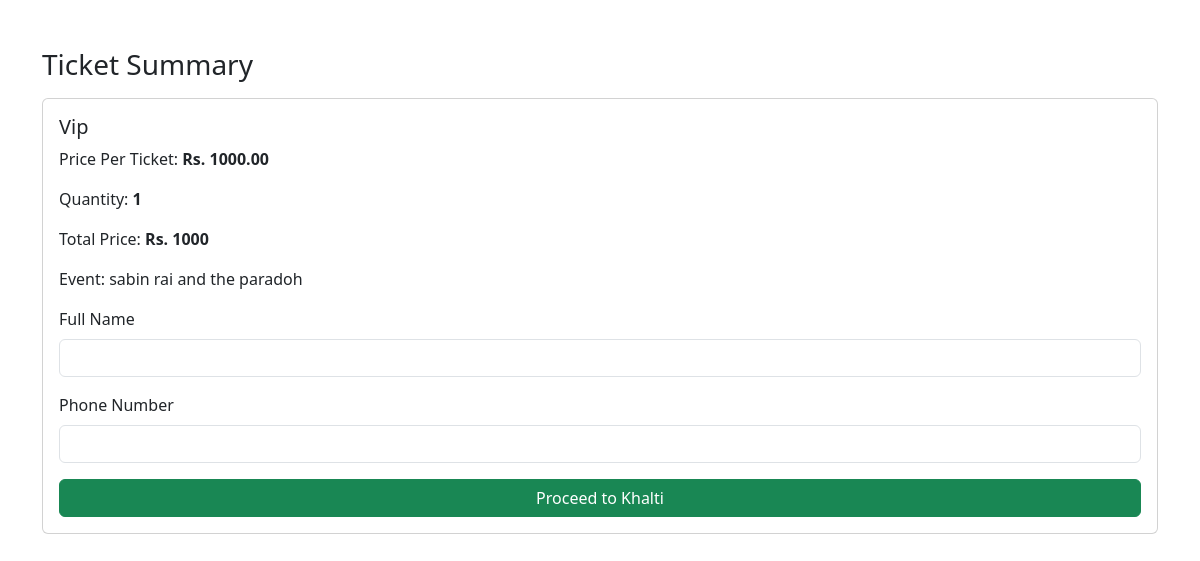
Before: /buy/2/ with the older database file.
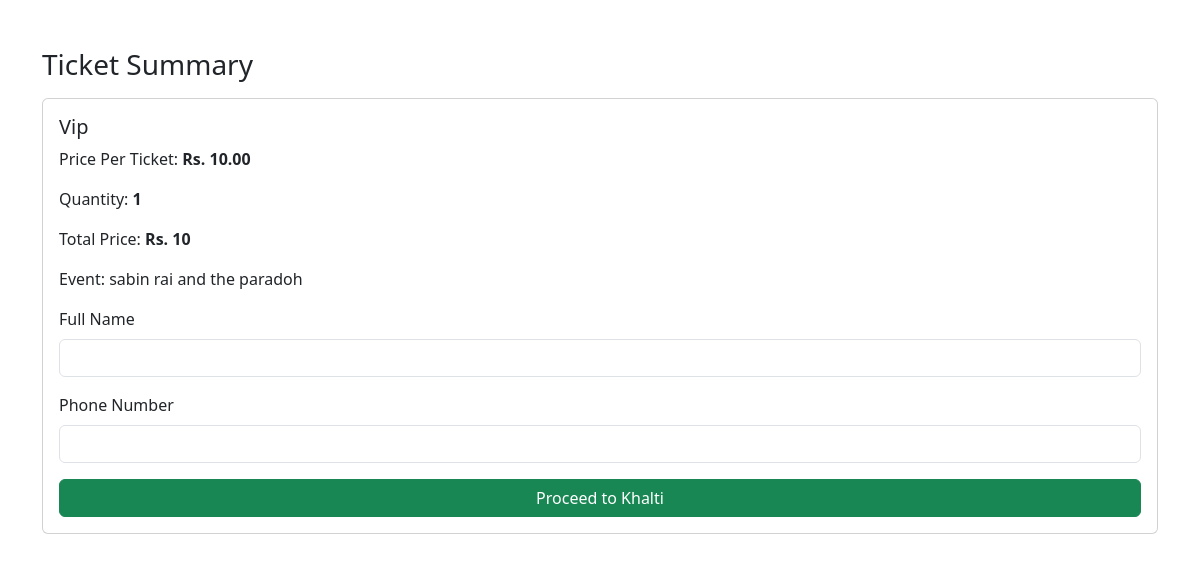
After: the same page with the newer database file.
### ticket/models.py (models this page shows, shortened)
class TicketType(models.Model):
    name = models.CharField(max_length=50)
    price = models.DecimalField(max_digits=10, decimal_places=2)
    event = models.ForeignKey(Event, on_delete=models.CASCADE, related_name='ticket_types')
    limit = models.PositiveIntegerField(default=1000)  # maximum tickets
    sold = models.PositiveIntegerField(default=0)  # auto-increment when tickets are purchased
    active = models.BooleanField(default=True)  # Show on frontend or not
    valid_from = models.DateTimeField()
    valid_until = models.DateTimeField()
    active = models.BooleanField(default=True)

class Event(models.Model):
    name = models.CharField(max_length=200)
    image = models.ImageField(upload_to='event_images/')
    description = models.TextField(blank=True, null=True)
    active = models.BooleanField(default=True)  # Show on frontend or not
    date = models.DateTimeField()

### ticket/views.py (the view)
# urls.py: path('buy/<int:tickettype_id>/', buy_ticket, name='buy_ticket'),
def buy_ticket(request, tickettype_id):
    ticket_type = get_object_or_404(TicketType, id=tickettype_id)
    qty = int(request.GET.get("qty", 1))
    qty = max(1, qty)
    remaining = ticket_type.limit - ticket_type.sold
    if remaining <= 0:
        return render(request, "ticket/sold_out.html", {
            "ticket_type": ticket_type,
            "message": "This ticket type is sold out."
        })
    if qty > remaining:
        qty = remaining
    total_price = ticket_type.price * qty
    request.session["selected_qty"] = qty
    request.session["selected_ticket_type_id"] = tickettype_id
    return render(request, "ticket/checkout.html", {
        "ticket_type": ticket_type,
        "qty": qty,
        "max_qty": remaining,
        "total_price": total_price
    })

### ticket/templates/ticket/checkout.html (shortened to what this page needs)
{% load static %}
<!DOCTYPE html>
<html>
<head>
    <link rel="stylesheet" href="https://cdn.jsdelivr.net/npm/bootstrap@5.3.0/dist/css/bootstrap.min.css">
</head>
<body>
<div class="container mt-5">
    <h3>Ticket Summary</h3>
    <div class="card p-3 mt-3">
        <h5>{{ ticket_type.name }}</h5>
        <p>Price Per Ticket: <strong>Rs. {{ ticket_type.price }}</strong></p>
        <p>Quantity: <strong>{{ qty }}</strong></p>
        <p>Total Price: <strong>Rs. {{ total_price|floatformat:0 }}</strong></p>
        <p>Event: {{ ticket_type.event.name }}</p>
        <form id="khaltiForm" onsubmit="return false;">
            <div class="mb-3">
                <label class="form-label">Full Name</label>
                <input type="text" id="name" class="form-control" required>
            </div>
            <div class="mb-3">
                <label class="form-label">Phone Number</label>
                <input type="text" id="phone" class="form-control" required>
            </div>
            <button id="payBtn" class="btn btn-success w-100" type="button">
                Proceed to Khalti
            </button>
        </form>
    </div>
</div>
</body>
</html>

Changed rows visible on the page:
changed TicketType "Vip": price "1000.00" → "10.00"
Other visible differences:
{{ total_price|floatformat:0 }}: "1000" → "10"
